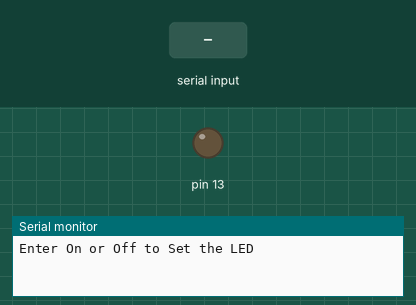
Bench run of a sketch on a simulated Arduino Uno, built with avr-gcc and run on an emulated ATmega328P. Shown: output pins drawn as LEDs (lit = HIGH), the last lines printed to the serial monitor. The inputs (shaded band) are chosen by the test bench.

Above: at 1.2 s.
1.3 s: "on" received over Serial
At 3.5 s:
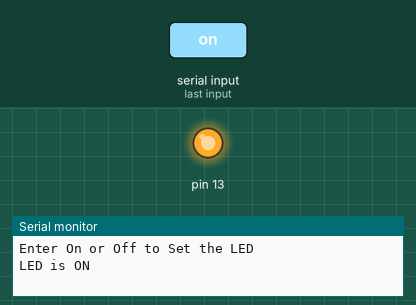
3.8 s: "off" received over Serial
At 5.4 s:
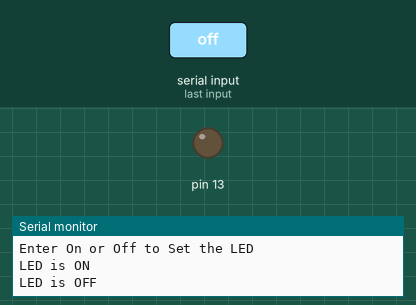
Timing chart, 0 to 6.9 s (numbered marks = the images above; inputs shaded):
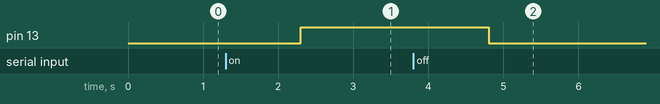

The sketch:

P06-ON_OFF_Led.ino
```cpp
void setup()
{
  pinMode(13, OUTPUT);

  Serial.begin(9600);
  Serial.println("Enter On or Off to Set the LED");
}

void loop()
{
  if (Serial.available() > 0)
  {
    String choice = Serial.readString();
    choice.trim();
    choice.toLowerCase();

    if (choice == "on")
    {
      digitalWrite(13, HIGH);
      Serial.println("LED is ON");
    }
    else if (choice == "off")
    {
      digitalWrite(13, LOW);
      Serial.println("LED is OFF");
    }
    else
    {
      Serial.println("Invalid input. Enter 'on' or 'off'.");
    }
  }
}


/*
Serial Monitor Output:

Enter On or Off to Set the LED
LED is ON
LED is OFF
*/
```

Measured:
- after the input at 1.3 s, pin 13: LOW → HIGH after 1.0 s
- after the input at 3.8 s, pin 13: HIGH → LOW after 1.0 s
